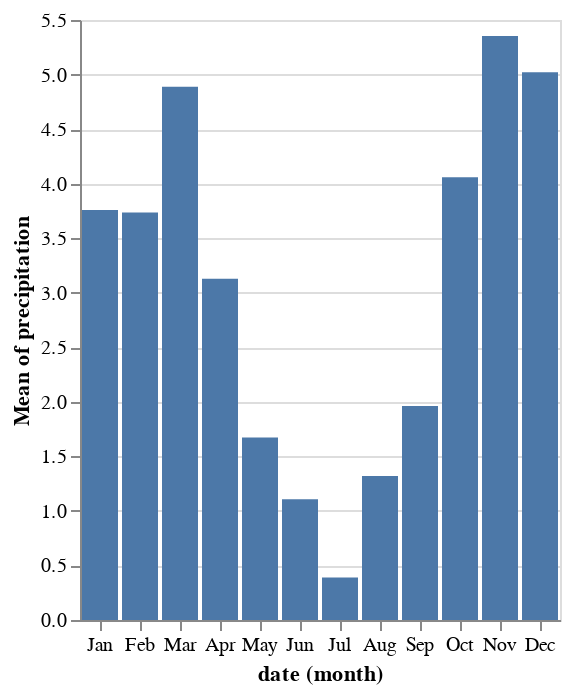

The notebook cell this image was saved under:
### Markdown cell above
## Alternative way of specifying X axis date and timeunit

### Code cell
alt.Chart(weather).mark_bar().encode(
    x = alt.X('date:O', timeUnit='month'),
    y = 'mean(precipitation):Q'
)

### Figure 1 — Vega-Lite specification as saved in the notebook (floating-point values rounded to 4 significant figures; data arrays with more than 128 entries replaced by an {"elided": "..."} marker saying what was removed)
{"config": {"view": {"continuousWidth": 300, "continuousHeight": 300}}, "data": {"name": "data-13ba8891ffc1c036fb4d1d254fdfb737"}, "mark": {"type": "bar"}, "encoding": {"x": {"field": "date", "timeUnit": "month", "type": "ordinal"}, "y": {"aggregate": "mean", "field": "precipitation", "type": "quantitative"}}, "$schema": "https://vega.github.io/schema/vega-lite/v5.8.0.json", "datasets": {"data-13ba8891ffc1c036fb4d1d254fdfb737": {"elided": "1461 records"}}}
